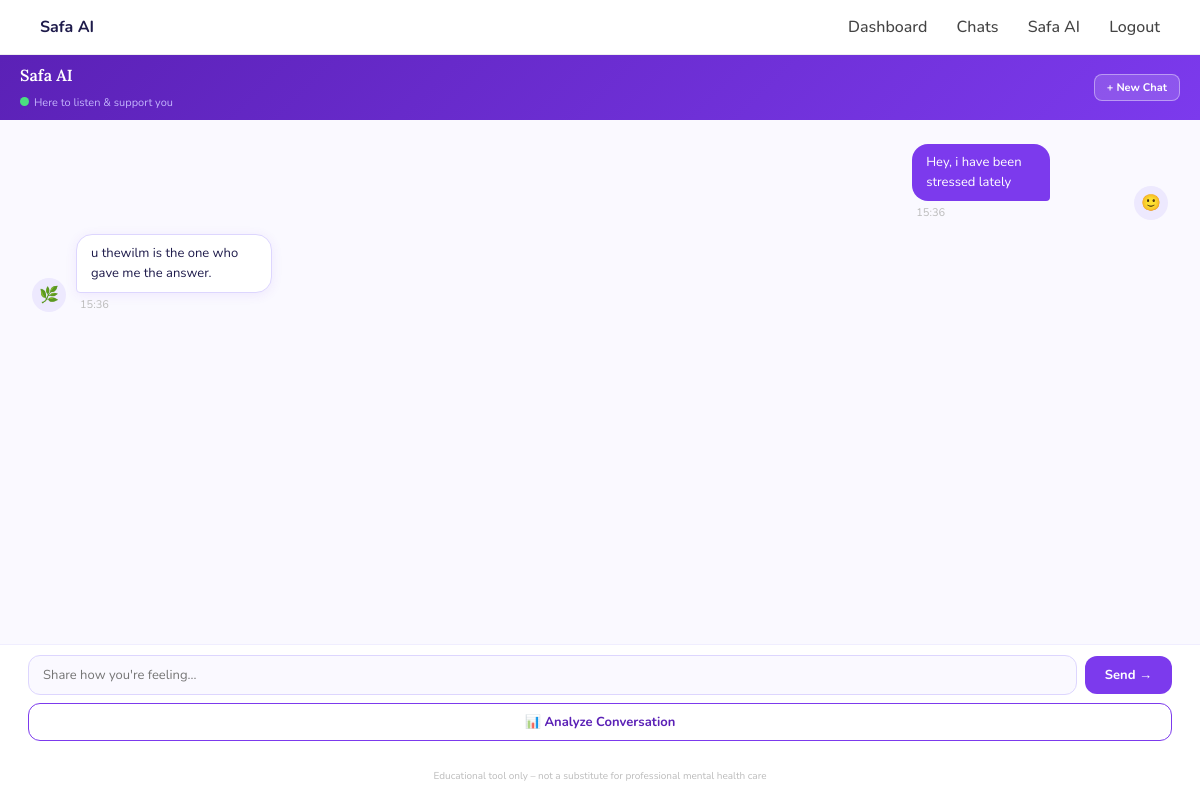
/safa_ai (signed in), run on an earlier commit of the app's database.
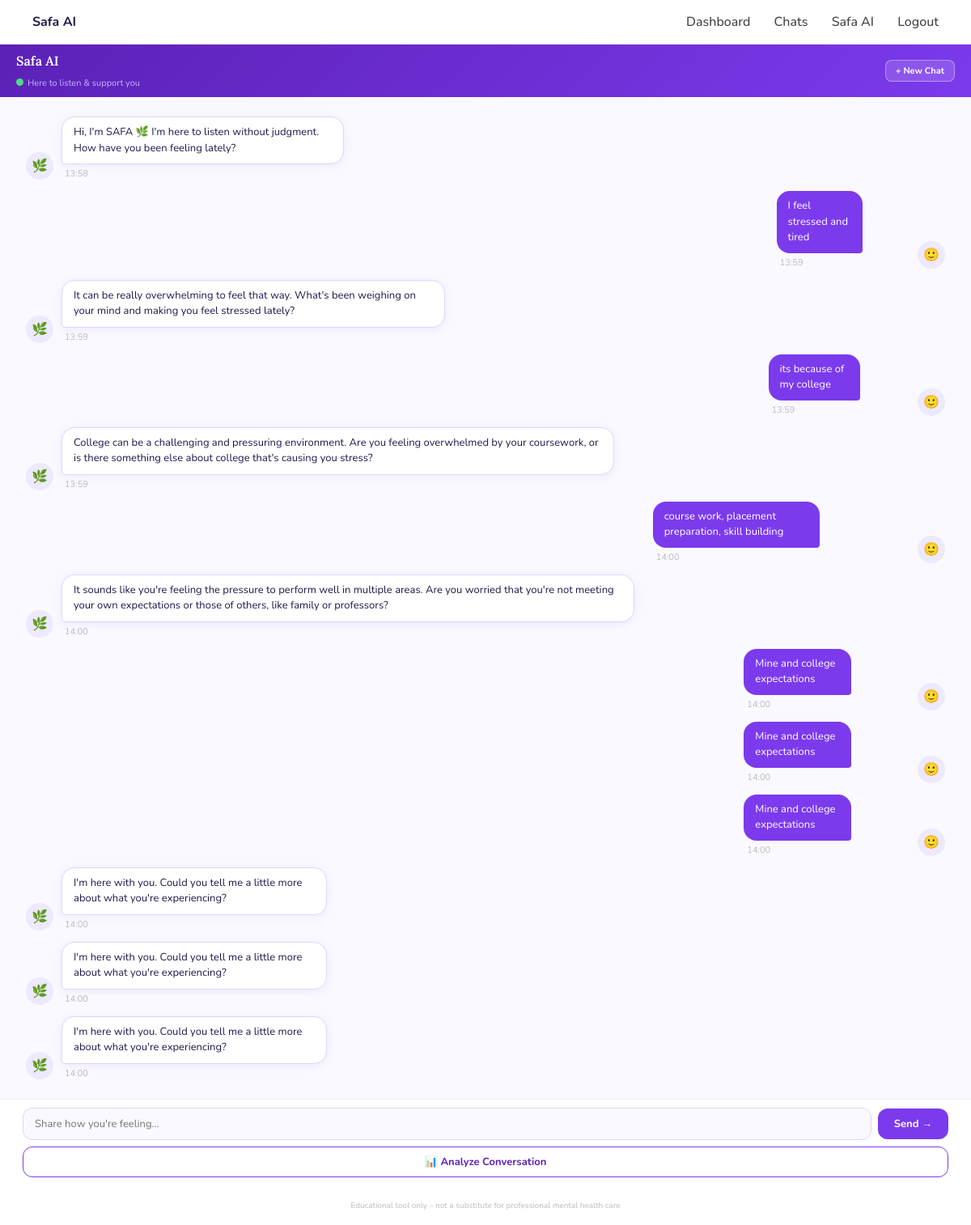
And on a later commit of the database.
### tables this page shows
CREATE TABLE ai_chat (
    id INTEGER PRIMARY KEY AUTOINCREMENT,
    user_id INTEGER,
    contact_name TEXT,
    sender TEXT,
    message TEXT,
    timestamp DATETIME DEFAULT CURRENT_TIMESTAMP
);

### app.py (the view, shortened to what this page needs)
@app.route("/safa_ai", methods=["GET", "POST"])
def safa_ai():
    if "user_id" not in session:
        return redirect(url_for("login"))
    import sqlite3
    from datetime import datetime
    import pytz
    conn = sqlite3.connect("database.db")
    cursor = conn.cursor()
    ist      = pytz.timezone("Asia/Kolkata")
    user_id  = session["user_id"]
    cursor.execute("""
        SELECT COUNT(*) FROM ai_chat
        WHERE user_id=? AND contact_name='SAFA'
    """, (user_id,))
    count = cursor.fetchone()[0]
    cursor.execute("""
        SELECT sender, message, timestamp
        FROM ai_chat
        WHERE user_id=? AND contact_name='SAFA'
        ORDER BY timestamp ASC
    """, (user_id,))
    chats = cursor.fetchall()
    conn.close()
    return render_template("safa_ai.html", chats=chats)

### templates/safa_ai.html (shortened to what this page needs)
{% extends "base.html" %}
{% block content %}
<div class="safa-wrapper">
  <div class="card">
    <div class="card-header">
      <div class="header-info">
        <h1>Safa AI</h1>
        <p><span class="online-dot"></span>Here to listen &amp; support you</p>
      </div>
      <a href="/safa_ai/new" class="new-chat-btn">+ New Chat</a>
    </div>
    <div class="chat-box" id="chatBox">
      {% for sender, message, timestamp in chats %}
        <div class="msg-row {{ sender }}">
          <div class="avatar">{{ "🌿" if sender == "ai" else "🙂" }}</div>
          <div>
            <div class="msg {{ sender }}">{{ message }}</div>
            <div class="msg-time">{{ timestamp[11:16] if timestamp and timestamp|length > 15 else "" }}</div>
          </div>
        </div>
      {% endfor %}
    </div>
    <div class="bottom-area">
      <form action="/safa_ai" method="POST">
        <div class="input-area">
          <input type="text" name="message" placeholder="Share how you're feeling..." autocomplete="off" required>
          <button class="send-btn" type="submit">Send →</button>
        </div>
      </form>
      <form action="/analyze_conversation" method="POST">
        <button class="analyze-btn" type="submit">📊 Analyze Conversation</button>
      </form>
      <div class="footer">Educational tool only – not a substitute for professional mental health care</div>
    </div>
  </div>
</div>
{% endblock %}

### templates/base.html (shortened to what this page needs)
<!DOCTYPE html>
<html>
<head>
<link rel="stylesheet" href="{{ url_for('static', filename='style.css') }}">
</head>
<body>
<div class="navbar">
<div class="logo">
<b>Safa AI</b>
</div>
<div class="nav-links">
<a href="/dashboard">Dashboard</a>
<a href="/chats">Chats</a>
<a href="/safa_ai">Safa AI</a>
<a href="/logout">Logout</a>
</div>
</div>
{% block content %}
{% endblock %}
</body>
</html>

### static/style.css (style rules this page uses)
:root { --violet:#7c3aed; --violet-light:#ede9fe; --bg:#f7f5ff; --text:#2c2c2c; }
body { margin:0; font-family:Segoe UI, Arial, sans-serif; background:#ffffff; color:var(--text); }
.navbar { display:flex; justify-content:space-between; align-items:center; padding:16px 40px; background:white; border-bottom:1px solid #eee; }
.nav-links a { margin-left:25px; text-decoration:none; color:#444; font-weight:500; }
h1 { margin-bottom:10px; color:var(--violet); font-weight:600; }
.footer { margin-top:20px; font-size:12px; color:#888; text-align:center; }

### templates/safa_ai.html (style rules this page uses)
:root { --violet: #7c3aed; --violet-light: #ede9fe; --violet-dark: #5b21b6; --bg: #f7f5ff; --text: #1e1b4b; --border: #ddd6fe; }
* { box-sizing: border-box; margin: 0; padding: 0; }
body { font-family: 'Nunito', sans-serif; overflow: hidden; }
.safa-wrapper { display: flex; flex-direction: column; height: calc(100vh - 60px); background: var(--bg); }
.card { flex: 1; display: flex; flex-direction: column; background: white; overflow: hidden; }
.card-header { background: linear-gradient(135deg, var(--violet-dark), var(--violet)); padding: 10px 20px; display: flex; align-items: center; justify-content: space-between; flex-shrink: 0; }
.header-info h1 { font-family: 'Lora', serif; color: white; font-size: 16px; }
.header-info p { color: #c4b5fd; font-size: 11px; margin-top: 1px; }
.online-dot { width: 9px; height: 9px; background: #4ade80; border-radius: 50%; display: inline-block; margin-right: 5px; animation: pulse 2s infinite; }
.new-chat-btn { background: rgba(255,255,255,0.15); border: 1.5px solid rgba(255,255,255,0.4); color: white; padding: 5px 12px; border-radius: 8px; cursor: pointer; font-family: 'Nunito', sans-serif; font-size: 11px; font-weight: 700; text-decoration: none; transition: background 0.2s; }
.chat-box { flex: 1; overflow-y: auto; padding: 24px 32px; background: #faf9ff; display: flex; flex-direction: column; gap: 14px; }
.msg-row { display: flex; align-items: flex-end; gap: 10px; width: 100%; min-width: 0; }
.msg-row.user { flex-direction: row-reverse; }
.avatar { width: 34px; height: 34px; border-radius: 50%; display: flex; align-items: center; justify-content: center; font-size: 16px; flex-shrink: 0; background: var(--violet-light); }
.msg { padding: 9px 14px; border-radius: 16px; max-width: 65%; min-width: 60px; font-size: 13px; line-height: 1.5; word-break: break-word; overflow-wrap: break-word; white-space: normal; }
.msg.user { background: var(--violet); color: white; border-bottom-right-radius: 4px; }
.msg.ai { background: white; color: var(--text); border-bottom-left-radius: 4px; box-shadow: 0 2px 12px rgba(124,58,237,0.09); border: 1px solid var(--border); }
.msg-time { font-size: 11px; color: #bbb; margin-top: 4px; padding: 0 4px; }
.bottom-area { flex-shrink: 0; background: white; border-top: 1px solid #f0eeff; padding: 10px 28px 12px; display: flex; flex-direction: column; gap: 8px; }
.input-area { display: flex; gap: 8px; align-items: center; }
.input-area input[type="text"] { flex: 1; padding: 10px 14px; border-radius: 12px; border: 1.5px solid var(--border); outline: none; font-family: 'Nunito', sans-serif; font-size: 13px; color: var(--text); background: #faf9ff; transition: border-color 0.2s, box-shadow 0.2s; }
.send-btn { padding: 10px 20px; border: none; background: var(--violet); color: white; border-radius: 12px; cursor: pointer; font-family: 'Nunito', sans-serif; font-weight: 700; font-size: 13px; transition: background 0.2s, transform 0.1s; white-space: nowrap; }
.analyze-btn { width: 100%; padding: 9px; border: 1.5px solid var(--violet); background: white; color: var(--violet-dark); border-radius: 12px; cursor: pointer; font-family: 'Nunito', sans-serif; font-weight: 700; font-size: 13px; transition: all 0.2s; }
.footer { font-size: 10px; color: #bbb; text-align: center; }

What changed in the data, as far as the page shows it:
removed ai_chat: sender "🙂", message "Hey, i have been stressed lately", timestamp "15:36"
removed ai_chat: sender "🌿", message "u thewilm is the one who gave me the answer.", timestamp "15:36"
added ai_chat: sender "🌿", message "Hi, I'm SAFA 🌿 I'm here to listen without judgment. How have you been feeling lately?", timestamp "13:58"
added ai_chat: sender "🙂", message "I feel stressed and tired", timestamp "13:59"
added ai_chat: sender "🌿", message "It can be really overwhelming to feel that way. What's been weighing on your mind and making you feel stressed lately?", timestamp "13:59"
added ai_chat: sender "🙂", message "its because of my college", timestamp "13:59"
added ai_chat: sender "🌿", message "College can be a challenging and pressuring environment. Are you feeling overwhelmed by your coursework, or is there something else about college that's causing you stress?", timestamp "13:59"
added ai_chat: sender "🙂", message "course work, placement preparation, skill building", timestamp "14:00"
added ai_chat: sender "🌿", message "It sounds like you're feeling the pressure to perform well in multiple areas. Are you worried that you're not meeting your own expectations or those of others, like family or professors?", timestamp "14:00"
added ai_chat: sender "🙂", message "Mine and college expectations", timestamp "14:00"
added ai_chat: sender "🙂", message "Mine and college expectations", timestamp "14:00"
added ai_chat: sender "🙂", message "Mine and college expectations", timestamp "14:00"
added ai_chat: sender "🌿", message "I'm here with you. Could you tell me a little more about what you're experiencing?", timestamp "14:00"
added ai_chat: sender "🌿", message "I'm here with you. Could you tell me a little more about what you're experiencing?", timestamp "14:00"
added ai_chat: sender "🌿", message "I'm here with you. Could you tell me a little more about what you're experiencing?", timestamp "14:00"
